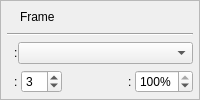
            <widget class="QFrame" name="group_border_color_2">
             <property name="sizePolicy">
              <sizepolicy hsizetype="Preferred" vsizetype="Fixed">
               <horstretch>0</horstretch>
               <verstretch>0</verstretch>
              </sizepolicy>
             </property>
             <property name="frameShape">
              <enum>QFrame::Shape::StyledPanel</enum>
             </property>
             <property name="frameShadow">
              <enum>QFrame::Shadow::Sunken</enum>
             </property>
             <property name="surfaceRole" stdset="0">
              <string>group</string>
             </property>
             <layout class="QVBoxLayout" name="layout_border_color_controls_2">
              <property name="spacing">
               <number>6</number>
              </property>
              <property name="leftMargin">
               <number>6</number>
              </property>
              <property name="topMargin">
               <number>6</number>
              </property>
              <property name="rightMargin">
               <number>6</number>
              </property>
              <property name="bottomMargin">
               <number>6</number>
              </property>
              <item>
               <widget class="QWidget" name="border_color_header_2" native="true">
                <layout class="QHBoxLayout" name="layout_point_size_mode_buttons_5">
                 <property name="spacing">
                  <number>0</number>
                 </property>
                 <property name="leftMargin">
                  <number>0</number>
                 </property>
                 <property name="topMargin">
                  <number>0</number>
                 </property>
                 <property name="rightMargin">
                  <number>0</number>
                 </property>
                 <property name="bottomMargin">
                  <number>0</number>
                 </property>
                 <item>
                  <widget class="QWidget" name="group_icon_border_color_2" native="true">
                   <property name="sizePolicy">
                    <sizepolicy hsizetype="Expanding" vsizetype="Preferred">
                     <horstretch>0</horstretch>
                     <verstretch>0</verstretch>
                    </sizepolicy>
                   </property>
                   <layout class="QHBoxLayout" name="horizontalLayout_15">
                    <property name="spacing">
                     <number>6</number>
                    </property>
                    <property name="leftMargin">
                     <number>0</number>
                    </property>
                    <property name="topMargin">
                     <number>0</number>
                    </property>
                    <property name="rightMargin">
                     <number>12</number>
                    </property>
                    <property name="bottomMargin">
                     <number>0</number>
                    </property>
                    <item>
                     <widget class="QLabel" name="label_uniform_border_color_icon_3">
                      <property name="sizePolicy">
                       <sizepolicy hsizetype="Fixed" vsizetype="Preferred">
                        <horstretch>0</horstretch>
                        <verstretch>0</verstretch>
                       </sizepolicy>
                      </property>
                      <property name="toolTip">
                       <string>thumbnail frame</string>
                      </property>
                      <property name="text">
                       <string/>
                      </property>
                      <property name="pixmap">
                       <pixmap>../../shared/icons/material/single.svg</pixmap>
                      </property>
                      <property name="iconName" stdset="0">
                       <string>single</string>
                      </property>
                      <property name="iconSize" stdset="0">
                       <number>20</number>
                      </property>
                     </widget>
                    </item>
                    <item>
                     <widget class="QLabel" name="label_border_color_3">
                      <property name="text">
                       <string>Frame</string>
                      </property>
                     </widget>
                    </item>
                   </layout>
                  </widget>
                 </item>
                </layout>
               </widget>
              </item>
              <item>
               <widget class="Line" name="line_6">
                <property name="orientation">
                 <enum>Qt::Orientation::Horizontal</enum>
                </property>
                <property name="separatorRole" stdset="0">
                 <string>inset</string>
                </property>
               </widget>
              </item>
              <item>
               <widget class="QWidget" name="widget_3" native="true">
                <layout class="QHBoxLayout" name="layout_preview_border_color">
                 <property name="spacing">
                  <number>0</number>
                 </property>
                 <property name="leftMargin">
                  <number>0</number>
                 </property>
                 <property name="topMargin">
                  <number>0</number>
                 </property>
                 <property name="rightMargin">
                  <number>0</number>
                 </property>
                 <property name="bottomMargin">
                  <number>0</number>
                 </property>
                 <item>
                  <widget class="QLabel" name="label_preview_border_color_icon">
                   <property name="toolTip">
                    <string>frame coloring</string>
                   </property>
                   <property name="text">
                    <string/>
                   </property>
                   <property name="pixmap">
                    <pixmap>../../shared/icons/material/border_color.svg</pixmap>
                   </property>
                   <property name="iconName" stdset="0">
                    <string>border_color</string>
                   </property>
                   <property name="iconSize" stdset="0">
                    <number>20</number>
                   </property>
                  </widget>
                 </item>
                 <item>
                  <widget class="QLabel" name="label_preview_border_color_separator">
                   <property name="text">
                    <string>:</string>
                   </property>
                  </widget>
                 </item>
                 <item>
                  <widget class="QComboBox" name="combo_preview_border_color">
                   <property name="toolTip">
                    <string>Choose preview border color</string>
                   </property>
                   <property name="sizePolicy">
                    <sizepolicy hsizetype="Expanding" vsizetype="Fixed">
                     <horstretch>0</horstretch>
                     <verstretch>0</verstretch>
                    </sizepolicy>
                   </property>
                  </widget>
                 </item>
                </layout>
               </widget>
              </item>
              <item>
               <widget class="QWidget" name="widget_4" native="true">
                <layout class="QHBoxLayout" name="horizontalLayout_16">
                 <property name="spacing">
                  <number>6</number>
                 </property>
                 <property name="leftMargin">
                  <number>0</number>
                 </property>
                 <property name="topMargin">
                  <number>0</number>
                 </property>
                 <property name="rightMargin">
                  <number>0</number>
                 </property>
                 <property name="bottomMargin">
                  <number>0</number>
                 </property>
                 <item>
                  <widget class="QWidget" name="widget_5" native="true">
                   <layout class="QHBoxLayout" name="horizontalLayout_17">
                    <property name="spacing">
                     <number>3</number>
                    </property>
                    <property name="leftMargin">
                     <number>0</number>
                    </property>
                    <property name="topMargin">
                     <number>0</number>
                    </property>
                    <property name="rightMargin">
                     <number>0</number>
                    </property>
                    <property name="bottomMargin">
                     <number>0</number>
                    </property>
                    <item alignment="Qt::AlignmentFlag::AlignLeft">
                     <widget class="QWidget" name="widget_6" native="true">
                      <layout class="QHBoxLayout" name="horizontalLayout_18">
                       <property name="spacing">
                        <number>0</number>
                       </property>
                       <property name="leftMargin">
                        <number>0</number>
                       </property>
                       <property name="topMargin">
                        <number>0</number>
                       </property>
                       <property name="rightMargin">
                        <number>0</number>
                       </property>
                       <property name="bottomMargin">
                        <number>0</number>
                       </property>
                       <item>
                        <widget class="QLabel" name="label_frame_width_icon">
                         <property name="sizePolicy">
                          <sizepolicy hsizetype="Fixed" vsizetype="Preferred">
                           <horstretch>0</horstretch>
                           <verstretch>0</verstretch>
                          </sizepolicy>
                         </property>
                         <property name="toolTip">
                          <string>frame width</string>
                         </property>
                         <property name="text">
                          <string/>
                         </property>
                         <property name="pixmap">
                          <pixmap>../../shared/icons/material/line_width.svg</pixmap>
                         </property>
                         <property name="iconName" stdset="0">
                          <string>line_width</string>
                         </property>
                         <property name="iconSize" stdset="0">
                          <number>20</number>
                         </property>
                        </widget>
                       </item>
                       <item>
                        <widget class="QLabel" name="label_preview_border_color_separator_2">
                         <property name="sizePolicy">
                          <sizepolicy hsizetype="Fixed" vsizetype="Preferred">
                           <horstretch>0</horstretch>
                           <verstretch>0</verstretch>
                          </sizepolicy>
                         </property>
                         <property name="text">
                          <string>:</string>
                         </property>
                        </widget>
                       </item>
                      </layout>
                     </widget>
                    </item>
                    <item>
                     <widget class="QSpinBox" name="spin_frame_width">
                      <property name="toolTip">
                       <string>Preview border width</string>
                      </property>
                      <property name="sizePolicy">
                       <sizepolicy hsizetype="Fixed" vsizetype="Fixed">
                        <horstretch>0</horstretch>
                        <verstretch>0</verstretch>
                       </sizepolicy>
                      </property>
                      <property name="minimum">
                       <number>1</number>
                      </property>
                      <property name="maximum">
                       <number>30</number>
                      </property>
                      <property name="value">
                       <number>3</number>
                      </property>
                     </widget>
                    </item>
                   </layout>
                  </widget>
                 </item>
                 <item>
                  <spacer name="horizontalSpacer_2">
                   <property name="orientation">
                    <enum>Qt::Orientation::Horizontal</enum>
                   </property>
                   <property name="sizeHint" stdset="0">
                    <size>
                     <width>40</width>
                     <height>20</height>
                    </size>
                   </property>
                  </spacer>
                 </item>
                 <item>
                  <widget class="QWidget" name="thumbnail_frame_opcacity" native="true">
                   <layout class="QHBoxLayout" name="horizontalLayout_19">
                    <property name="spacing">
                     <number>3</number>
                    </property>
                    <property name="leftMargin">
                     <number>0</number>
                    </property>
                    <property name="topMargin">
                     <number>0</number>
                    </property>
                    <property name="rightMargin">
                     <number>0</number>
                    </property>
                    <property name="bottomMargin">
                     <number>0</number>
                    </property>
                    <item>
                     <widget class="QWidget" name="widget_8" native="true">
                      <layout class="QHBoxLayout" name="horizontalLayout_20">
                       <property name="spacing">
                        <number>0</number>
                       </property>
                       <property name="leftMargin">
                        <number>0</number>
                       </property>
                       <property name="topMargin">
                        <number>0</number>
                       </property>
                       <property name="rightMargin">
                        <number>0</number>
                       </property>
                       <property name="bottomMargin">
                        <number>0</number>
                       </property>
                       <item>
                        <widget class="QLabel" name="label_frame_opacity_icon">
                         <property name="toolTip">
                          <string>frame opacity</string>
                         </property>
                         <property name="text">
                          <string/>
                         </property>
                         <property name="pixmap">
                          <pixmap>../../shared/icons/material/opacity.svg</pixmap>
                         </property>
                         <property name="iconName" stdset="0">
                          <string>opacity</string>
                         </property>
                         <property name="iconSize" stdset="0">
                          <number>20</number>
                         </property>
                        </widget>
                       </item>
                       <item>
                        <widget class="QLabel" name="label_frame_opacity_separator">
                         <property name="text">
                          <string>:</string>
                         </property>
                        </widget>
                       </item>
                      </layout>
                     </widget>
                    </item>
                    <item>
                     <widget class="QSpinBox" name="spin_frame_opacity">
                      <property name="toolTip">
                       <string>Preview border opacity</string>
                      </property>
                      <property name="suffix">
                       <string>%</string>
                      </property>
                      <property name="minimum">
                       <number>10</number>
                      </property>
                      <property name="maximum">
                       <number>100</number>
                      </property>
                      <property name="singleStep">
                       <number>10</number>
                      </property>
                      <property name="value">
                       <number>100</number>
                      </property>
                     </widget>
                    </item>
                   </layout>
                  </widget>
                 </item>
                </layout>
               </widget>
              </item>
             </layout>
            </widget>
